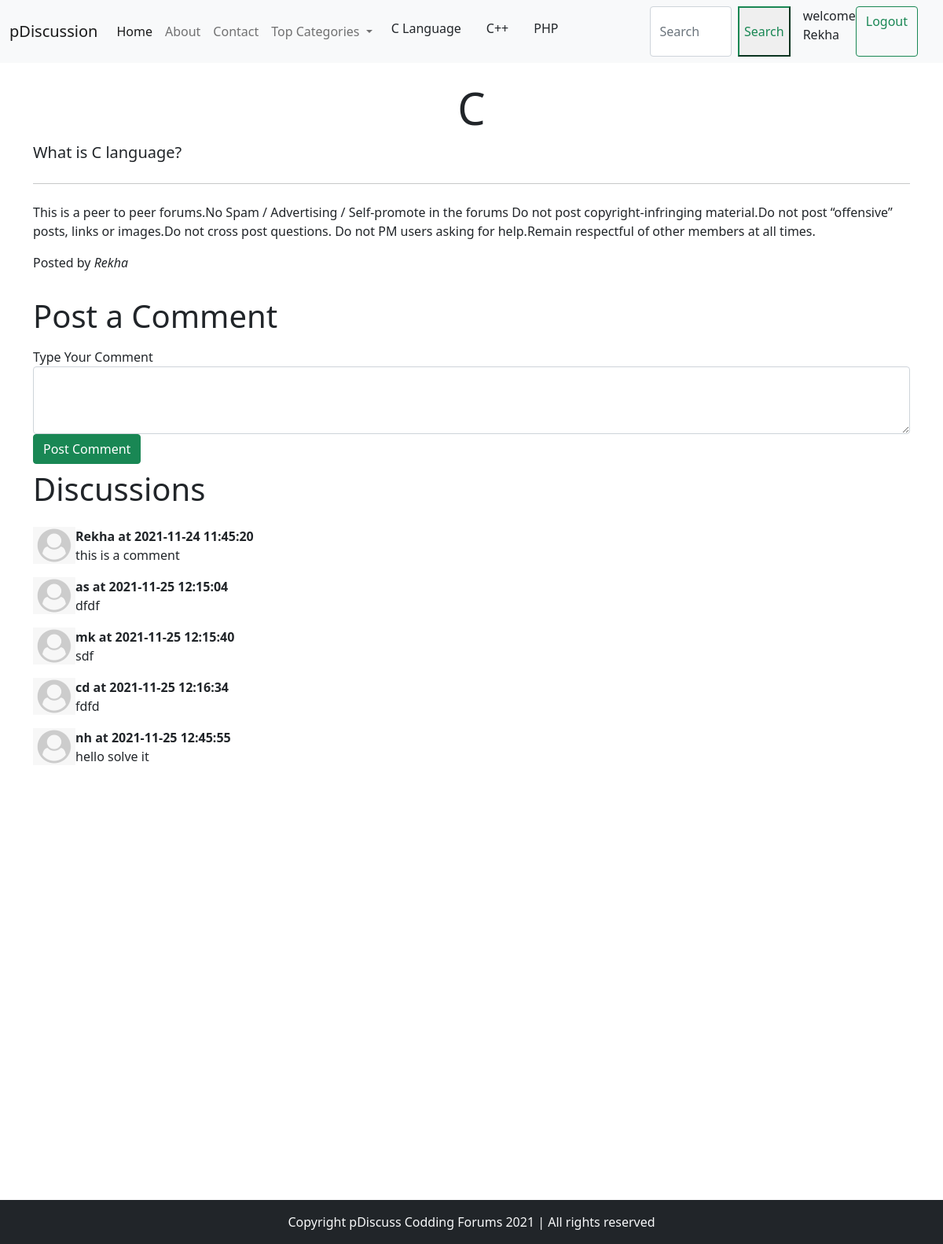
The app's page /thread.php?threadid=1 (signed in) with its own data.
### tables this page shows
CREATE TABLE `categories` (
  `id` int(7) NOT NULL,
  `name` varchar(255) NOT NULL,
  `description` text NOT NULL,
  `dt` datetime NOT NULL DEFAULT current_timestamp()
);

CREATE TABLE `threads` (
  `thread_id` int(7) NOT NULL,
  `thread_title` varchar(255) NOT NULL,
  `thread_desc` text NOT NULL,
  `thread_cat_id` int(7) NOT NULL,
  `thread_user_id` int(7) NOT NULL,
  `timestamp` timestamp NOT NULL DEFAULT current_timestamp() ON UPDATE current_timestamp()
);

CREATE TABLE `users` (
  `id` int(7) NOT NULL,
  `username` varchar(30) NOT NULL,
  `password` text NOT NULL,
  `dt` datetime NOT NULL DEFAULT current_timestamp()
);

CREATE TABLE `comments` (
  `comment_id` int(8) NOT NULL,
  `comment_content` text NOT NULL,
  `thread_id` int(8) NOT NULL,
  `comment_by` int(8) NOT NULL,
  `comment_time` datetime NOT NULL DEFAULT current_timestamp()
);

### thread.php (the view, shortened to what this page needs)
<!doctype html>
<html lang="en">
<head>
    <link href="bootstrap5/css/bootstrap.min.css" rel="stylesheet">
</head>
<body>
<?php include 'partials/_header.php';?>
    <?php
        $id=$_GET['threadid'];
        $sql="SELECT * FROM `threads` WHERE thread_id=$id";
        $result=mysqli_query($conn,$sql);
        while($row=mysqli_fetch_assoc($result))
        {
            $title=$row['thread_title'];
            $desc=$row['thread_desc'];
            $thread_user_id=$row['thread_user_id'];
            $sql2="SELECT username FROM `users` WHERE id='$thread_user_id'";
            $result2=mysqli_query($conn,$sql2);
            $row2=mysqli_fetch_assoc($result2);
            $posted_by=$row2['username'];
        }
    ?>
    <div class="container my-4">
        <div class="jumbotron">
            <h1 class="display-4 text-center"> <?php echo $title;?> </h1>
            <p class="lead"><?php echo $desc;?></p>
            <hr class="my-4">
            <p>This is a peer to peer forums.No Spam / Advertising / Self-promote in the forums
                Do not post copyright-infringing material.Do not post “offensive” posts, links or images.Do not cross
                post questions. Do not PM users asking for help.Remain respectful of other members at all times.
            </p>
            <p>
                Posted by <em><?php echo $posted_by; ?></em>
            </p>
        </div>
    </div>
    <?php
    if(isset($_SESSION['loggedin']) && $_SESSION['loggedin']==true)
    {
        echo
        '<div class="container">
                <h1 class="py-2">Post a Comment</h1>
                <form action="'. $_SERVER["REQUEST_URI"] . '" method="post">
                    <div class="form-group">
                        <label for="exampleFormControlTextarea1">Type Your Comment</label>
                        <textarea class="form-control" id="comment" name="comment" rows="3"></textarea>
                        <input type="hidden" name="id" value="' . $_SESSION['id']  . '">
                    </div>
                    <button type="submit" class="btn btn-success">Post Comment</button>
               </form>
        </div>';
    }
    else
     {
        echo '<div class="container">
        <h1 class="py-2">Post Comment</h1>
        <p class="lead">You are not logged in. Please login to be able to post comment</p>
    </div>';
     }
   ?>
       <div class="container mb-5">
            <h1 class="py-2">Discussions</h1>
        <?php
                $id=$_GET['threadid'];
                $sql="SELECT * FROM `comments` WHERE thread_id=$id";
                $result=mysqli_query($conn,$sql);
                while($row=mysqli_fetch_assoc($result))
                {
                    $content=$row['comment_content'];
                    $comment_time = $row['comment_time'];
                    $thread_user_id=$row['comment_by'];
                    $sql2="SELECT username FROM `users` WHERE id='$thread_user_id'";
                    $result2=mysqli_query($conn,$sql2);
                    $row2=mysqli_fetch_assoc($result2);
                    echo '<div class="media my-3">
                            <img src="img/userdefault.png" width="54px" class="mr-3" alt="..." align="left">
                            <div class="media-body">
                                <div class="font-weight-bold my-0"><b>'. $row2['username'] . ' at '. $comment_time. '</b></div> '. $content . '
                            </div>
                        </div>';
                }
        ?>
    </div>
    <?php include 'partials/_footer.php';?>
</body>
</html>

### partials/_nav.php (shortened to what this page needs)
<?php
include '_dbconnect.php';
echo '
<nav class="navbar navbar-expand-lg navbar-light bg-light">
<div class="container-fluid">
    <a class="navbar-brand" href="/forum/index.php">pDiscussion</a>
    <button class="navbar-toggler" type="button" data-bs-toggle="collapse" data-bs-target="#navbarSupportedContent" aria-controls="navbarSupportedContent" aria-expanded="false" aria-label="Toggle navigation">
    <span class="navbar-toggler-icon"></span>
    </button>
    <div class="collapse navbar-collapse" id="navbarSupportedContent">
    <ul class="navbar-nav me-auto mb-2 mb-lg-0">
        <li class="nav-item">
        <a class="nav-link active" aria-current="page" href="/forum">Home</a>
        </li>
        <li class="nav-item">
        <a class="nav-link" href="about.php">About</a>
        </li>
        <li class="nav-item">
        <a  class="nav-link" href="contact.php">Contact</a>
        </li>
        <li class="nav-item dropdown">
        <a class="nav-link dropdown-toggle" href="#" id="navbarDropdown" role="button" data-toggle="dropdown" aria-haspopup="true" aria-expanded="false">
           Top Categories
        </a>
        <div class="dropdown-menu" aria-labelledby="navbarDropdown">';
          $sql="SELECT * FROM `categories` LIMIT 3";
            $result=mysqli_query($conn,$sql);
            while($row=mysqli_fetch_assoc($result))
            {
                $id=$row['id'];
                $cat=$row['name'];
            echo '<li><a class="dropdown-item"  href="threadlist.php?catid= ' . $id . '">' . $cat . '</a></li>';
            }
        echo'</div>
    </ul>
    <div class="row mx-2">';
    if(isset($_SESSION['loggedin']) && $_SESSION['loggedin']==true)
    {
        echo ' <form class="d-flex" method="get" action="search.php">
        <input class="form-control me-2" type="search" name="search" placeholder="Search" aria-label="Search">
        <button class="btn-outline-success custom-btn-class" type="submit">Search</button>
        <p class="text-light my-0 mx-2"><p class="text-dark"> welcome '.$_SESSION['username'].'</p>
        <a href="partials/_logout.php" class="btn btn-outline-success" type="submit">Logout</a>
        </form>';
    }
    echo'
         </div>
         </div>
         </nav>';
?>

### records on screen
categories: name "C Language"
categories: name "C++"
categories: name "PHP"
threads: thread_title "C", thread_desc "What is C language?"
users: username "Rekha"
comments: users.username "Rekha", comment_time "2021-11-24 11:45:20", comment_content "this is a comment"
comments: users.username "as", comment_time "2021-11-25 12:15:04", comment_content "dfdf"
comments: users.username "mk", comment_time "2021-11-25 12:15:40", comment_content "sdf"
comments: users.username "cd", comment_time "2021-11-25 12:16:34", comment_content "fdfd"
comments: users.username "nh", comment_time "2021-11-25 12:45:55", comment_content "hello solve it"

### other values on screen
$_SESSION['username'] "Rekha"
